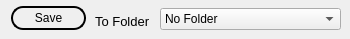
               <widget class="QWidget" name="page_10">
                <widget class="QLabel" name="label_15">
                 <property name="geometry">
                  <rect>
                   <x>95</x>
                   <y>13</y>
                   <width>61</width>
                   <height>16</height>
                  </rect>
                 </property>
                 <property name="font">
                  <font>
                   <pointsize>10</pointsize>
                  </font>
                 </property>
                 <property name="text">
                  <string>To Folder</string>
                 </property>
                </widget>
                <widget class="QPushButton" name="save_btn_2">
                 <property name="geometry">
                  <rect>
                   <x>11</x>
                   <y>6</y>
                   <width>75</width>
                   <height>24</height>
                  </rect>
                 </property>
                 <property name="sizePolicy">
                  <sizepolicy hsizetype="Expanding" vsizetype="Expanding">
                   <horstretch>0</horstretch>
                   <verstretch>0</verstretch>
                  </sizepolicy>
                 </property>
                 <property name="maximumSize">
                  <size>
                   <width>100</width>
                   <height>16777215</height>
                  </size>
                 </property>
                 <property name="styleSheet">
                  <string notr="true">QPushButton{
  border: 1.5px solid black;
  border-radius: 12px;
  padding: 5px;
}
QPushButton:hover{
  background-color: rgb(213, 213, 213);  
}</string>
                 </property>
                 <property name="text">
                  <string>Save</string>
                 </property>
                </widget>
                <widget class="QComboBox" name="comboBox_2">
                 <property name="geometry">
                  <rect>
                   <x>160</x>
                   <y>8</y>
                   <width>181</width>
                   <height>22</height>
                  </rect>
                 </property>
                 <item>
                  <property name="text">
                   <string>No Folder</string>
                  </property>
                 </item>
                 <item>
                  <property name="text">
                   <string>Create A New Folder</string>
                  </property>
                 </item>
                </widget>
               </widget>
